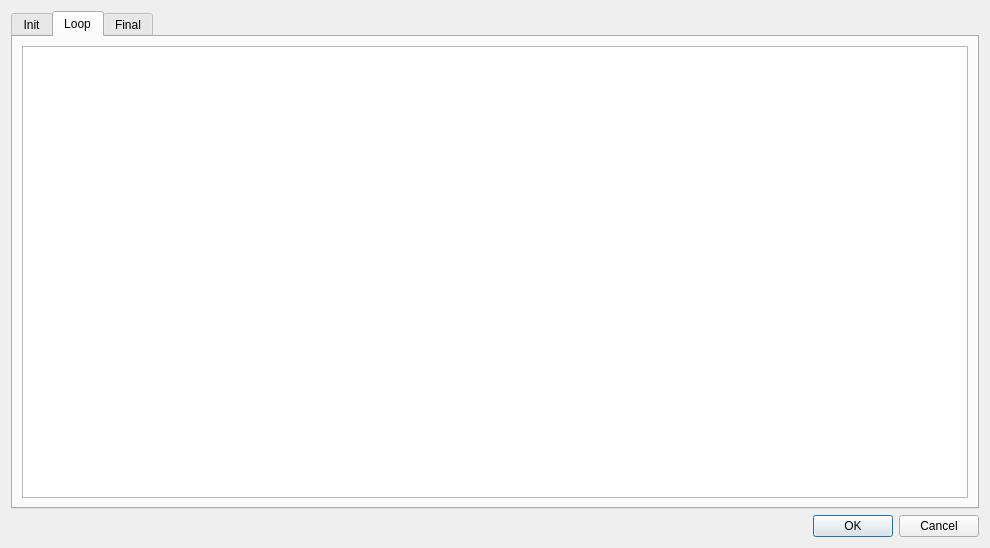
<?xml version="1.0" encoding="UTF-8"?>
<ui version="4.0">
 <class>mbServerDialogScript</class>
 <widget class="QDialog" name="mbServerDialogScript">
  <property name="geometry">
   <rect>
    <x>0</x>
    <y>0</y>
    <width>990</width>
    <height>548</height>
   </rect>
  </property>
  <property name="windowTitle">
   <string>Dialog</string>
  </property>
  <layout class="QVBoxLayout" name="verticalLayout">
   <item>
    <widget class="QTabWidget" name="tabWidget">
     <property name="currentIndex">
      <number>1</number>
     </property>
     <widget class="QWidget" name="tabInit">
      <attribute name="title">
       <string>Init</string>
      </attribute>
      <layout class="QVBoxLayout" name="verticalLayout_4">
       <item>
        <widget class="QTextEdit" name="txtInit"/>
       </item>
      </layout>
     </widget>
     <widget class="QWidget" name="tabLoop">
      <attribute name="title">
       <string>Loop</string>
      </attribute>
      <layout class="QVBoxLayout" name="verticalLayout_2">
       <item>
        <widget class="QTextEdit" name="txtLoop"/>
       </item>
      </layout>
     </widget>
     <widget class="QWidget" name="tabFinal">
      <attribute name="title">
       <string>Final</string>
      </attribute>
      <layout class="QVBoxLayout" name="verticalLayout_3">
       <item>
        <widget class="QTextEdit" name="txtFinal"/>
       </item>
      </layout>
     </widget>
    </widget>
   </item>
   <item>
    <widget class="QDialogButtonBox" name="buttonBox">
     <property name="orientation">
      <enum>Qt::Horizontal</enum>
     </property>
     <property name="standardButtons">
      <set>QDialogButtonBox::Cancel|QDialogButtonBox::Ok</set>
     </property>
    </widget>
   </item>
  </layout>
 </widget>
 <resources/>
 <connections>
  <connection>
   <sender>buttonBox</sender>
   <signal>accepted()</signal>
   <receiver>mbServerDialogScript</receiver>
   <slot>accept()</slot>
   <hints>
    <hint type="sourcelabel">
     <x>248</x>
     <y>254</y>
    </hint>
    <hint type="destinationlabel">
     <x>157</x>
     <y>274</y>
    </hint>
   </hints>
  </connection>
  <connection>
   <sender>buttonBox</sender>
   <signal>rejected()</signal>
   <receiver>mbServerDialogScript</receiver>
   <slot>reject()</slot>
   <hints>
    <hint type="sourcelabel">
     <x>316</x>
     <y>260</y>
    </hint>
    <hint type="destinationlabel">
     <x>286</x>
     <y>274</y>
    </hint>
   </hints>
  </connection>
 </connections>
</ui>
